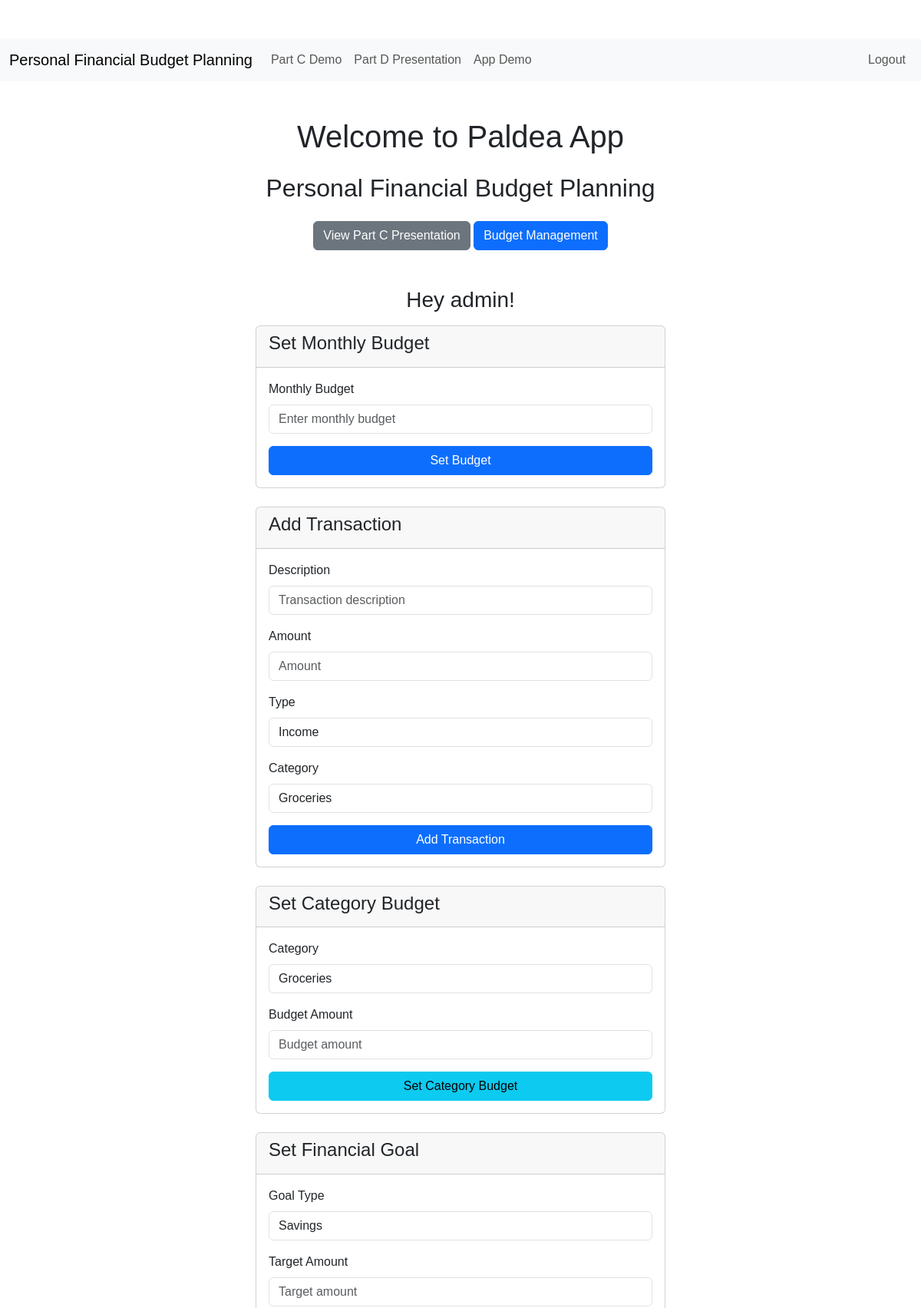
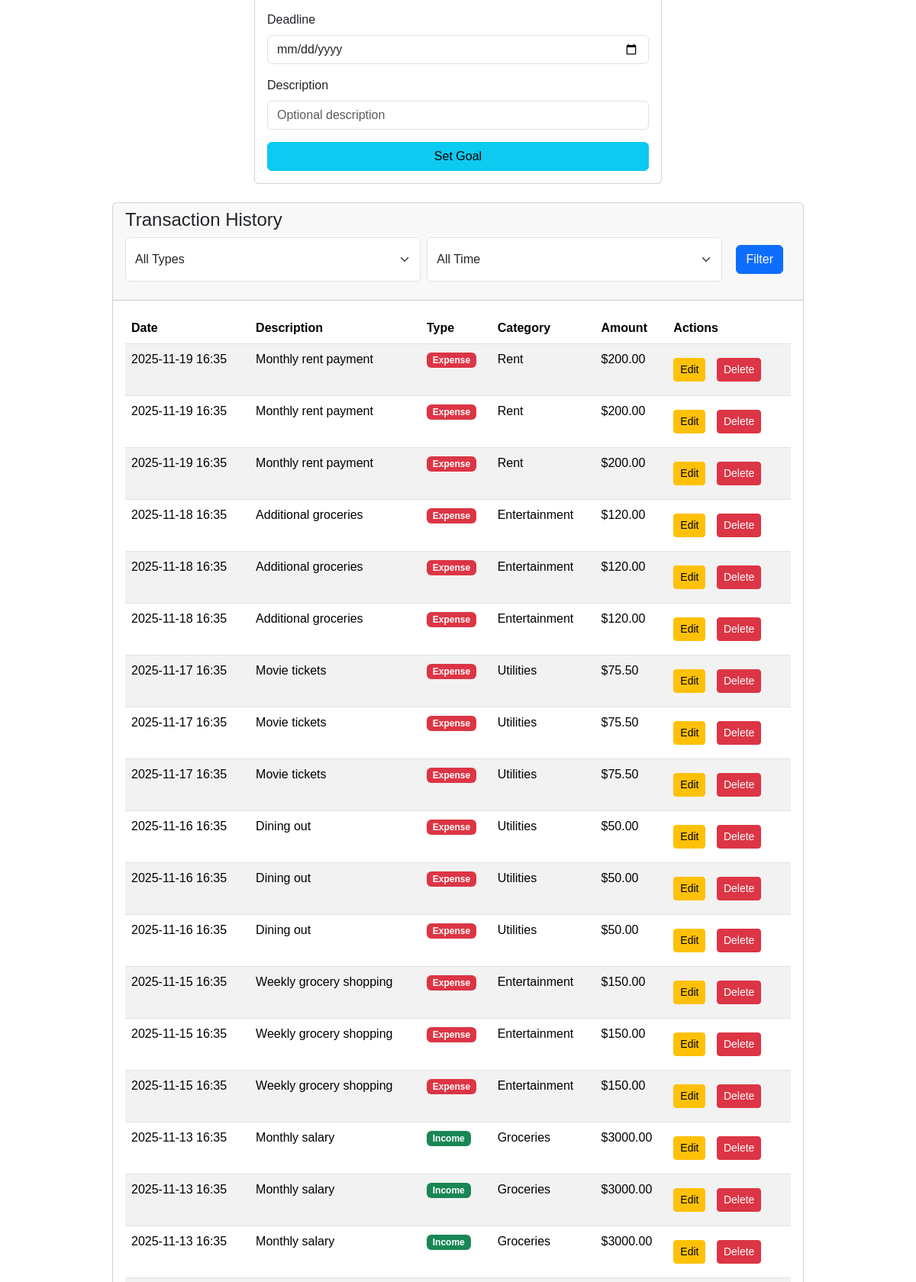
Screenshot of /home (signed in, upper part) with the database file from the repository (2 pictures, top to bottom).
### my_paldea/paldea_app/models.py (models this page shows, shortened)
class User(UserMixin,db.Model):
    id = db.Column(db.Integer, primary_key=True)
    username = db.Column(db.String(150),nullable=False, unique=True)
    email = db.Column(db.String(150), nullable=False, unique=True)
    pwdhash = db.Column(db.String(256), nullable=False)
    budget = db.Column(db.Float, default=0.0)  # Monthly budget
    expenses = db.relationship('Expense', backref='user', lazy=True)
    def get_total_expenses(self):
        return sum(expense.amount for expense in self.expenses)
    def is_budget_exceeded(self):
        return self.get_total_expenses() > self.budget if self.budget > 0 else False
    @property
    def is_authenticated(self):
        return True

class Transaction(db.Model):
    id = db.Column(db.Integer, primary_key=True)
    description = db.Column(db.String(200), nullable=False)
    amount = db.Column(db.Float, nullable=False)
    type = db.Column(db.String(20), nullable=False)  # 'income' or 'expense'
    category_id = db.Column(db.Integer, db.ForeignKey('category.id'), nullable=True)
    date = db.Column(db.DateTime, default=datetime.utcnow)
    user_id = db.Column(db.Integer, db.ForeignKey('user.id'), nullable=False)
    category = db.relationship('Category', backref='transactions')

class Category(db.Model):
    id = db.Column(db.Integer, primary_key=True)
    name = db.Column(db.String(100), nullable=False, unique=True)

### my_paldea/paldea_app/views.py (the view, shortened to what this page needs)
@paldea_app.route('/')
@paldea_app.route('/home')
@login_required
def home():
    from datetime import datetime, timedelta
    budget_form = BudgetForm()
    transaction_form = TransactionForm()
    category_budget_form = CategoryBudgetForm()
    goal_form = GoalForm()
    transactions = Transaction.query.filter_by(user_id=current_user.id).order_by(Transaction.date.desc()).all()
    categories = Category.query.all()
    category_budgets = CategoryBudget.query.filter_by(user_id=current_user.id).all()
    goals = Goal.query.filter_by(user_id=current_user.id).all()
    transaction_form.category.choices = [(c.id, c.name) for c in categories]
    category_budget_form.category.choices = [(c.id, c.name) for c in categories]
    filter_type = request.args.get('filter_type')
    filter_period = request.args.get('filter_period')
    now = datetime.utcnow()
    if filter_type:
        transactions = [t for t in transactions if t.type == filter_type]
    current_month_start = datetime(now.year, now.month, 1)
    category_spent = {}
    for budget in category_budgets:
        spent = sum(t.amount for t in transactions if t.category_id == budget.category_id and t.type == 'expense' and t.date >= current_month_start)
        category_spent[budget.category_id] = spent
    budget_progress = []
    for budget in category_budgets:
        spent = category_spent.get(budget.category_id, 0)
        percentage = (spent / budget.budget_amount) * 100 if budget.budget_amount > 0 else 0
        if percentage < 70:
            color = 'success'
        elif percentage < 90:
            color = 'warning'
        else:
            color = 'danger'
        budget_progress.append({
            'category': budget.category.name,
            'budget_amount': budget.budget_amount,
            'spent': spent,
            'remaining': budget.budget_amount - spent,
            'percentage': min(percentage, 100),
            'color': color
        })
    pie_labels = [cb.category.name for cb in category_budgets if cb.category]
    pie_data = [category_spent.get(cb.category_id, 0) for cb in category_budgets if cb.category]
    monthly_transactions = [t for t in transactions if t.date.month == now.month and t.date.year == now.year]
    income = sum(t.amount for t in monthly_transactions if t.type == 'income')
    expense = sum(t.amount for t in monthly_transactions if t.type == 'expense')
    bar_labels = ['Income', 'Expense']
    bar_data = [income, expense]
    total_income = sum(t.amount for t in transactions if t.type == 'income')
    total_expenses = sum(t.amount for t in transactions if t.type == 'expense')
    cash_flow = total_income - total_expenses
    return render_template('home.html', budget_form=budget_form, transaction_form=transaction_form, category_budget_form=category_budget_form, goal_form=goal_form, transactions=transactions, categories=categories, category_budgets=category_budgets, goals=goals, category_spent=category_spent, budget_progress=budget_progress, now=now, pie_labels=pie_labels, pie_data=pie_data, bar_labels=bar_labels, bar_data=bar_data, total_income=total_income, total_expenses=total_expenses, cash_flow=cash_flow)

### my_paldea/paldea_app/models.py
class BudgetForm(FlaskForm):
    budget = FloatField('Monthly Budget', validators=[InputRequired()])
    submit = SubmitField('Set Budget')

class TransactionForm(FlaskForm):
    description = StringField('Description', validators=[InputRequired(), Length(min=1, max=200)])
    amount = FloatField('Amount', validators=[InputRequired()])
    type = SelectField('Type', choices=[('income', 'Income'), ('expense', 'Expense')], validators=[InputRequired()])
    category = SelectField('Category', coerce=int, validators=[InputRequired()])
    submit = SubmitField('Add Transaction')

### my_paldea/paldea_app/views.py (called while the page is built)
@login_manager.user_loader
def load_user(id):
    return User.query.get(int(id))

@paldea_app.before_request
def get_current_user():
    g.user = current_user

### my_paldea/templates/home.html (shortened to what this page needs)
{% extends 'base.html' %}
{% block container %}
<div class="container mt-5">
    <div class="text-center mb-5">
        <h1 class="mb-4">Welcome to Paldea App</h1>
        <h2 class="mb-4">Personal Financial Budget Planning</h2>
        <a href="{{ url_for('paldea_app.part_c') }}" class="btn btn-secondary">View Part C Presentation</a>
        <a href="{{ url_for('paldea_app.budget_form') }}" class="btn btn-primary ml-2">Budget Management</a>
    </div>
    {% if demo or current_user.is_authenticated %}
        {% if not demo %}
        <h3 class="mb-3 text-center">Hey {{ current_user.username }}!</h3>
        {% endif %}
        <div class="row justify-content-center">
            <div class="col-md-6">
                <div class="card mb-4">
                    <div class="card-header">
                        <h4>Set Monthly Budget</h4>
                    </div>
                    <div class="card-body">
                        <form method="POST" action="{{ url_for('paldea_app.set_budget') }}">
                            <div class="mb-3">
                                {{ budget_form.budget.label(class="form-label") }}
                                {{ budget_form.budget(class="form-control", placeholder="Enter monthly budget") }}
                            </div>
                            {{ budget_form.submit(class="btn btn-primary w-100") }}
                        </form>
                    </div>
                </div>
                <div class="card mb-4">
                    <div class="card-header">
                        <h4>Add Transaction</h4>
                    </div>
                    <div class="card-body">
                        <form method="POST" action="{{ url_for('paldea_app.add_transaction') }}">
                            <div class="mb-3">
                                {{ transaction_form.description.label(class="form-label") }}
                                {{ transaction_form.description(class="form-control", placeholder="Transaction description") }}
                            </div>
                            <div class="mb-3">
                                {{ transaction_form.amount.label(class="form-label") }}
                                {{ transaction_form.amount(class="form-control", placeholder="Amount") }}
                            </div>
                            <div class="mb-3">
                                {{ transaction_form.type.label(class="form-label") }}
                                {{ transaction_form.type(class="form-control") }}
                            </div>
                            <div class="mb-3">
                                {{ transaction_form.category.label(class="form-label") }}
                                {{ transaction_form.category(class="form-control") }}
                            </div>
                            {{ transaction_form.submit(class="btn btn-primary w-100") }}
                        </form>
                    </div>
                </div>
                <div class="card mb-4">
                    <div class="card-header">
                        <h4>Set Category Budget</h4>
                    </div>
                    <div class="card-body">
                        <form method="POST" action="{{ url_for('paldea_app.set_category_budget') }}">
                            <div class="mb-3">
                                {{ category_budget_form.category.label(class="form-label") }}
                                {{ category_budget_form.category(class="form-control") }}
                            </div>
                            <div class="mb-3">
                                {{ category_budget_form.budget_amount.label(class="form-label") }}
                                {{ category_budget_form.budget_amount(class="form-control", placeholder="Budget amount") }}
                            </div>
                            {{ category_budget_form.submit(class="btn btn-info w-100") }}
                        </form>
                    </div>
                </div>
                <div class="card mb-4">
                    <div class="card-header">
                        <h4>Set Financial Goal</h4>
                    </div>
                    <div class="card-body">
                        <form method="POST" action="{{ url_for('paldea_app.set_goal') }}">
                            <div class="mb-3">
                                {{ goal_form.goal_type.label(class="form-label") }}
                                {{ goal_form.goal_type(class="form-control") }}
                            </div>
                            <div class="mb-3">
                                {{ goal_form.target_amount.label(class="form-label") }}
                                {{ goal_form.target_amount(class="form-control", placeholder="Target amount") }}
                            </div>
                            <div class="mb-3">
                                {{ goal_form.deadline.label(class="form-label") }}
                                {{ goal_form.deadline(class="form-control") }}
                            </div>
                            <div class="mb-3">
                                {{ goal_form.description.label(class="form-label") }}
                                {{ goal_form.description(class="form-control", placeholder="Optional description") }}
                            </div>
                            {{ goal_form.submit(class="btn btn-info w-100") }}
                        </form>
                    </div>
                </div>
            </div>
        </div>
        <div class="row justify-content-center">
            <div class="col-md-10">
                <div class="card mb-4">
                    <div class="card-header">
                        <h4>Transaction History</h4>
                        <form method="GET" class="d-flex mb-3">
                            <select name="filter_type" class="form-select me-2">
                                <option value="">All Types</option>
                            </select>
                            <select name="filter_period" class="form-select me-2">
                                <option value="">All Time</option>
                            </select>
                            <button type="submit" class="btn btn-primary">Filter</button>
                        </form>
                    </div>
                    <div class="card-body">
                        {% if transactions %}
                            <div class="table-responsive">
                                <table class="table table-striped">
                                    <thead>
                                        <tr>
                                            <th>Date</th>
                                            <th>Description</th>
                                            <th>Type</th>
                                            <th>Category</th>
                                            <th>Amount</th>
                                            <th>Actions</th>
                                        </tr>
                                    </thead>
                                    <tbody>
                                        {% for transaction in transactions %}
                                            <tr>
                                                <td>{{ transaction.date.strftime('%Y-%m-%d %H:%M') }}</td>
                                                <td>{{ transaction.description }}</td>
                                                <td>
                                                    {% if transaction.type == 'income' %}
                                                        <span class="badge bg-success">Income</span>
                                                    {% else %}
                                                        <span class="badge bg-danger">Expense</span>
                                                    {% endif %}
                                                </td>
                                                <td>{{ transaction.category.name if transaction.category else 'N/A' }}</td>
                                                <td>${{ "%.2f"|format(transaction.amount) }}</td>
                                                <td>
                                                    {% if not demo %}
                                                    <a href="{{ url_for('paldea_app.edit_transaction', transaction_id=transaction.id) }}" class="btn btn-sm btn-warning">Edit</a>
                                                    <form method="POST" action="{{ url_for('paldea_app.delete_transaction', transaction_id=transaction.id) }}" style="display:inline;">
                                                        <button type="submit" class="btn btn-sm btn-danger" onclick="return confirm('Are you sure you want to delete this transaction?')">Delete</button>
                                                    </form>
                                                    {% else %}
                                                    <span class="text-muted">Demo Mode - Actions Disabled</span>
                                                    {% endif %}
                                                </td>
                                            </tr>
                                        {% endfor %}
                                    </tbody>
                                </table>
                            </div>
                        {% else %}
                            <p class="text-muted">No transactions yet. Add some income or expense transactions above.</p>
                        {% endif %}
                    </div>
                </div>
            </div>
        </div>
    {% else %}
        <div class="text-center">
            <a class="btn btn-primary mb-3" href="{{ url_for('paldea_app.login') }}">Login</a>
            <a class="btn btn-success mb-3" href="{{ url_for('paldea_app.register') }}">Register</a>
        </div>
    {% endif %}
</div>
{% endblock %}

### my_paldea/static/css/main.css (style rules this page uses)
body { padding-top: 50px; font-family: Arial, sans-serif; }
button { margin: 10px; padding: 10px 20px; cursor: pointer; }

### rows the page displays
User: username "admin"
Transaction: type "Expense", amount "200.00"
Transaction: type "Expense", amount "200.00"
Transaction: type "Expense", amount "200.00"
Transaction: type "Expense", amount "120.00"
Transaction: type "Expense", amount "120.00"
Transaction: type "Expense", amount "120.00"
Transaction: type "Expense", amount "75.50"
Transaction: type "Expense", amount "75.50"
Transaction: type "Expense", amount "75.50"
Transaction: type "Expense", amount "50.00"
Transaction: type "Expense", amount "50.00"
Transaction: type "Expense", amount "50.00"
Transaction: type "Expense", amount "150.00"
Transaction: type "Expense", amount "150.00"
Transaction: type "Expense", amount "150.00"
Transaction: type "Income", amount "3000.00"
Transaction: type "Income", amount "3000.00"
Transaction: type "Income", amount "3000.00"

### other values shown
{{ budget_form.budget.label(class="form-label") }} "Monthly Budget"
{{ transaction_form.description.label(class="form-label") }} "Description"
{{ transaction_form.amount.label(class="form-label") }} "Amount"
{{ transaction_form.type.label(class="form-label") }} "Type"
{{ transaction_form.category.label(class="form-label") }} "Category"
{{ category_budget_form.category.label(class="form-label") }} "Category"
{{ category_budget_form.budget_amount.label(class="form-label") }} "Budget Amount"
{{ goal_form.goal_type.label(class="form-label") }} "Goal Type"
{{ goal_form.target_amount.label(class="form-label") }} "Target Amount"
{{ goal_form.deadline.label(class="form-label") }} "Deadline"
{{ goal_form.description.label(class="form-label") }} "Description"
